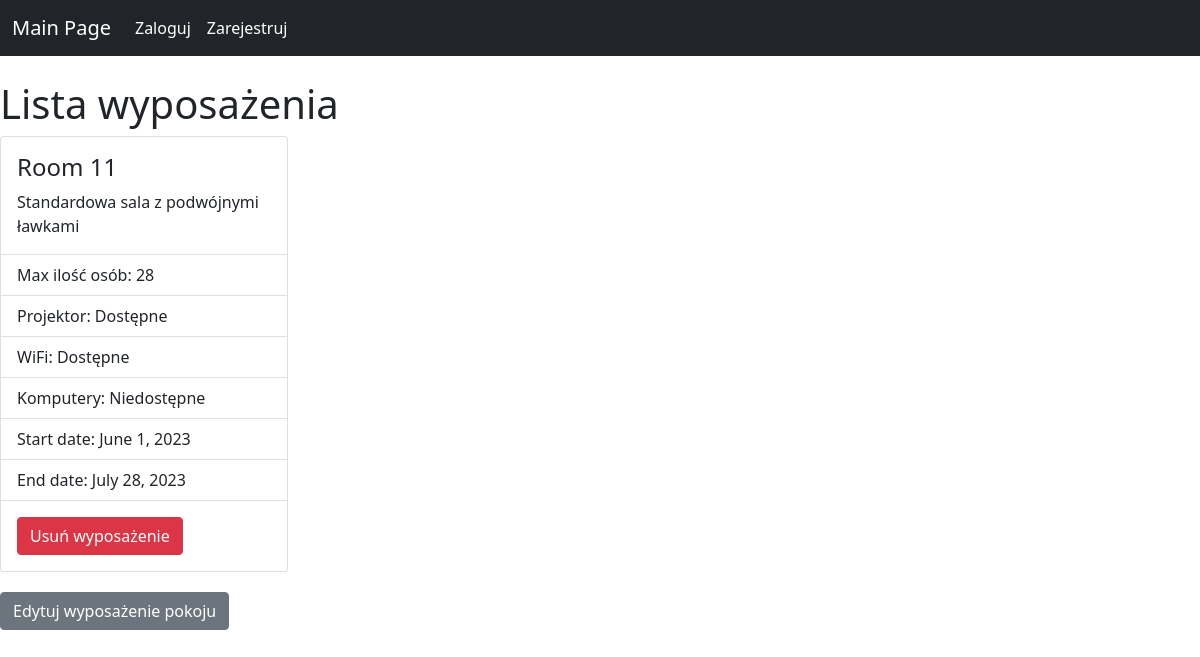
Page /reservationSystem/adminPanel/roomDetails/13 on the earlier database version.
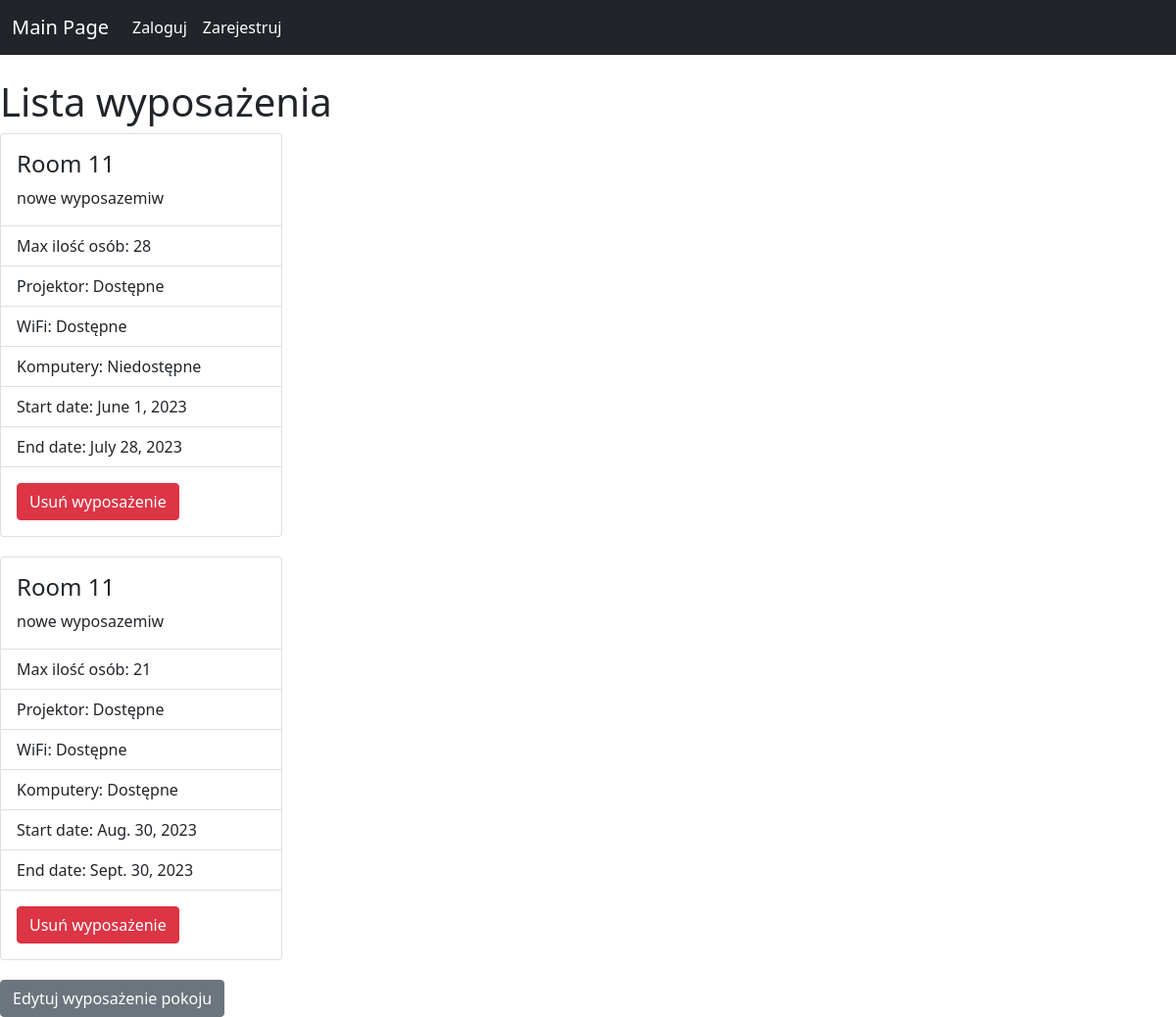
Same page on the later database version.
### reservationSystem/models.py (models this page shows, shortened)
class Equipment(models.Model):
    room = models.ForeignKey(Room, on_delete=models.CASCADE)
    capacity = models.IntegerField('Capacity')
    projector = models.BooleanField(default=False)
    WiFi = models.BooleanField(default=False)
    computers = models.BooleanField(default=False)
    start_date = models.DateField(null=False, blank=True)
    end_date = models.DateField(null=False, blank=True)

class Room(models.Model):
    name = models.CharField('Room name' ,max_length=255)
    description = models.TextField(blank=True)

### reservationSystem/views.py (the view)
# urls.py: path('adminPanel/roomDetails/<int:roomId>', views.roomDetails, name='roomDetails'),
def roomDetails(request, roomId):
    equipments = Equipment.objects.filter(room=roomId)
    context = {
        'equipment_list': equipments,
        'roomId': roomId,
    }
    return render(request, 'roomDetails.html', context)

### reservationSystem/templates/roomDetails.html
{% extends 'base.html' %}
{% block content %}
    <h1>Lista wyposażenia</h1>
    {% for equipment in equipment_list %}
    <div class="card" style="width: 18rem;">
        <div class="card-body">
        <h4 class="card-title">{{equipment.room.name}}</h4>
        <p class="card-text">{{equipment.room.description}}</p>
        </div>
        <ul class="list-group list-group-flush">
            <li class="list-group-item">Max ilość osób: {{equipment.capacity}}</li>
        <li class="list-group-item">Projektor: {% if equipment.projector %}Dostępne{% else %}Niedostępne{% endif %}</li>
        <li class="list-group-item">WiFi: {% if equipment.WiFi %}Dostępne{% else %}Niedostępne{% endif %}</li>
        <li class="list-group-item">Komputery: {% if equipment.computers %}Dostępne{% else %}Niedostępne{% endif %}</li>
        <li class="list-group-item">Start date: {{equipment.start_date}}</li>
        <li class="list-group-item">End date: {{equipment.end_date}}</li>
        </ul>
        <div class="card-body">
            <a href="{% url 'deleteEquipment' equipment.id %}" class="btn btn-danger">Usuń wyposażenie</a>
        </div>
    </div>
    {% endfor %}
    <a href="{% url 'editRoom' roomId %}" class="btn btn-secondary">Edytuj wyposażenie pokoju</a>
{% endblock %}

Differences in the rows shown:
changed through a linked row, Equipment "June 1, 2023": room.description "Standardowa sala z podwójnymi ławkami" → "nowe wyposazemiw"
added Equipment: room.name "Room 11", room.description "nowe wyposazemiw", capacity "21", projector "Dostępne", WiFi "Dostępne", computers "Dostępne", start_date "Aug. 30, 2023", end_date "Sept. 30, 2023"
